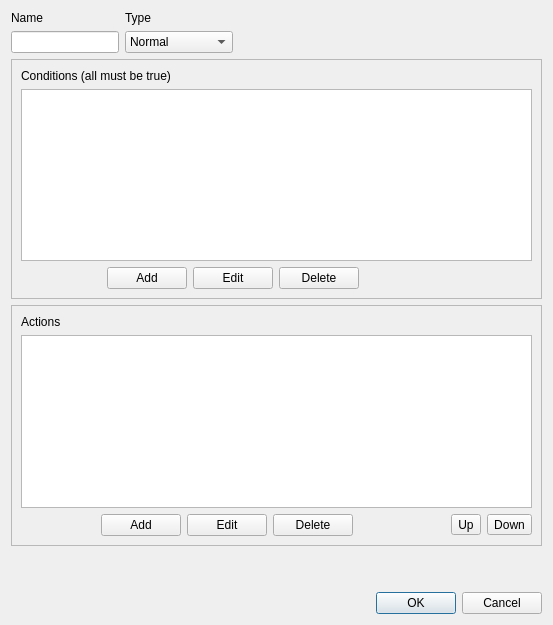
<?xml version="1.0" encoding="UTF-8"?>
<ui version="4.0">
 <class>RuleDialog</class>
 <widget class="QDialog" name="RuleDialog">
  <property name="geometry">
   <rect>
    <x>0</x>
    <y>0</y>
    <width>553</width>
    <height>625</height>
   </rect>
  </property>
  <property name="windowTitle">
   <string>Rule Editor</string>
  </property>
  <layout class="QVBoxLayout" name="verticalLayout_2">
   <item>
    <layout class="QGridLayout" name="gridLayout_4">
     <item row="0" column="0">
      <widget class="QLabel" name="label_3">
       <property name="text">
        <string>Name</string>
       </property>
      </widget>
     </item>
     <item row="1" column="0">
      <widget class="QLineEdit" name="editName">
       <property name="sizePolicy">
        <sizepolicy hsizetype="Fixed" vsizetype="Fixed">
         <horstretch>0</horstretch>
         <verstretch>0</verstretch>
        </sizepolicy>
       </property>
      </widget>
     </item>
     <item row="1" column="1">
      <widget class="QComboBox" name="comboType">
       <item>
        <property name="text">
         <string>Normal</string>
        </property>
       </item>
       <item>
        <property name="text">
         <string>Must be called</string>
        </property>
       </item>
      </widget>
     </item>
     <item row="0" column="1">
      <widget class="QLabel" name="label_4">
       <property name="text">
        <string>Type</string>
       </property>
      </widget>
     </item>
     <item row="0" column="2" rowspan="2">
      <spacer name="horizontalSpacer_5">
       <property name="orientation">
        <enum>Qt::Horizontal</enum>
       </property>
       <property name="sizeHint" stdset="0">
        <size>
         <width>40</width>
         <height>20</height>
        </size>
       </property>
      </spacer>
     </item>
     <item row="2" column="0" colspan="3">
      <widget class="QFrame" name="frame">
       <property name="frameShape">
        <enum>QFrame::StyledPanel</enum>
       </property>
       <property name="frameShadow">
        <enum>QFrame::Raised</enum>
       </property>
       <layout class="QVBoxLayout" name="verticalLayout_3">
        <item>
         <layout class="QGridLayout" name="gridLayout">
          <item row="2" column="3">
           <widget class="QPushButton" name="buttonDelCondition">
            <property name="text">
             <string>Delete</string>
            </property>
           </widget>
          </item>
          <item row="2" column="1">
           <widget class="QPushButton" name="buttonAddCondition">
            <property name="text">
             <string>Add</string>
            </property>
           </widget>
          </item>
          <item row="0" column="0" colspan="5">
           <widget class="QLabel" name="label">
            <property name="text">
             <string>Conditions (all must be true)</string>
            </property>
           </widget>
          </item>
          <item row="2" column="0">
           <spacer name="horizontalSpacer">
            <property name="orientation">
             <enum>Qt::Horizontal</enum>
            </property>
            <property name="sizeType">
             <enum>QSizePolicy::Fixed</enum>
            </property>
            <property name="sizeHint" stdset="0">
             <size>
              <width>80</width>
              <height>20</height>
             </size>
            </property>
           </spacer>
          </item>
          <item row="2" column="4">
           <spacer name="horizontalSpacer_2">
            <property name="orientation">
             <enum>Qt::Horizontal</enum>
            </property>
            <property name="sizeHint" stdset="0">
             <size>
              <width>40</width>
              <height>20</height>
             </size>
            </property>
           </spacer>
          </item>
          <item row="1" column="0" colspan="5">
           <widget class="QListView" name="listConditions"/>
          </item>
          <item row="2" column="2">
           <widget class="QPushButton" name="buttonEditCondition">
            <property name="text">
             <string>Edit</string>
            </property>
           </widget>
          </item>
         </layout>
        </item>
       </layout>
      </widget>
     </item>
     <item row="3" column="0" colspan="3">
      <widget class="QFrame" name="frame_2">
       <property name="frameShape">
        <enum>QFrame::StyledPanel</enum>
       </property>
       <property name="frameShadow">
        <enum>QFrame::Raised</enum>
       </property>
       <layout class="QVBoxLayout" name="verticalLayout_4">
        <item>
         <widget class="QLabel" name="label_2">
          <property name="text">
           <string>Actions</string>
          </property>
         </widget>
        </item>
        <item>
         <widget class="QListView" name="listActions"/>
        </item>
        <item>
         <layout class="QGridLayout" name="gridLayout_2">
          <item row="1" column="5">
           <widget class="QToolButton" name="buttonUp">
            <property name="text">
             <string>Up</string>
            </property>
           </widget>
          </item>
          <item row="1" column="4">
           <spacer name="horizontalSpacer_4">
            <property name="orientation">
             <enum>Qt::Horizontal</enum>
            </property>
            <property name="sizeHint" stdset="0">
             <size>
              <width>40</width>
              <height>20</height>
             </size>
            </property>
           </spacer>
          </item>
          <item row="1" column="1">
           <widget class="QPushButton" name="buttonAddAction">
            <property name="text">
             <string>Add</string>
            </property>
           </widget>
          </item>
          <item row="1" column="6">
           <widget class="QToolButton" name="buttonDown">
            <property name="text">
             <string>Down</string>
            </property>
           </widget>
          </item>
          <item row="1" column="0">
           <spacer name="horizontalSpacer_3">
            <property name="orientation">
             <enum>Qt::Horizontal</enum>
            </property>
            <property name="sizeType">
             <enum>QSizePolicy::Fixed</enum>
            </property>
            <property name="sizeHint" stdset="0">
             <size>
              <width>80</width>
              <height>20</height>
             </size>
            </property>
           </spacer>
          </item>
          <item row="1" column="3">
           <widget class="QPushButton" name="buttonDelAction">
            <property name="text">
             <string>Delete</string>
            </property>
           </widget>
          </item>
          <item row="1" column="2">
           <widget class="QPushButton" name="buttonEditAction">
            <property name="text">
             <string>Edit</string>
            </property>
           </widget>
          </item>
         </layout>
        </item>
       </layout>
      </widget>
     </item>
     <item row="5" column="0" colspan="3">
      <widget class="QDialogButtonBox" name="buttonBox">
       <property name="orientation">
        <enum>Qt::Horizontal</enum>
       </property>
       <property name="standardButtons">
        <set>QDialogButtonBox::Cancel|QDialogButtonBox::Ok</set>
       </property>
       <property name="centerButtons">
        <bool>false</bool>
       </property>
      </widget>
     </item>
     <item row="4" column="0" colspan="3">
      <spacer name="verticalSpacer">
       <property name="orientation">
        <enum>Qt::Vertical</enum>
       </property>
       <property name="sizeType">
        <enum>QSizePolicy::Fixed</enum>
       </property>
       <property name="sizeHint" stdset="0">
        <size>
         <width>20</width>
         <height>40</height>
        </size>
       </property>
      </spacer>
     </item>
    </layout>
   </item>
  </layout>
 </widget>
 <tabstops>
  <tabstop>buttonDelAction</tabstop>
  <tabstop>buttonAddCondition</tabstop>
  <tabstop>buttonDelCondition</tabstop>
  <tabstop>buttonUp</tabstop>
  <tabstop>buttonDown</tabstop>
  <tabstop>buttonBox</tabstop>
  <tabstop>buttonAddAction</tabstop>
 </tabstops>
 <resources/>
 <connections/>
</ui>
